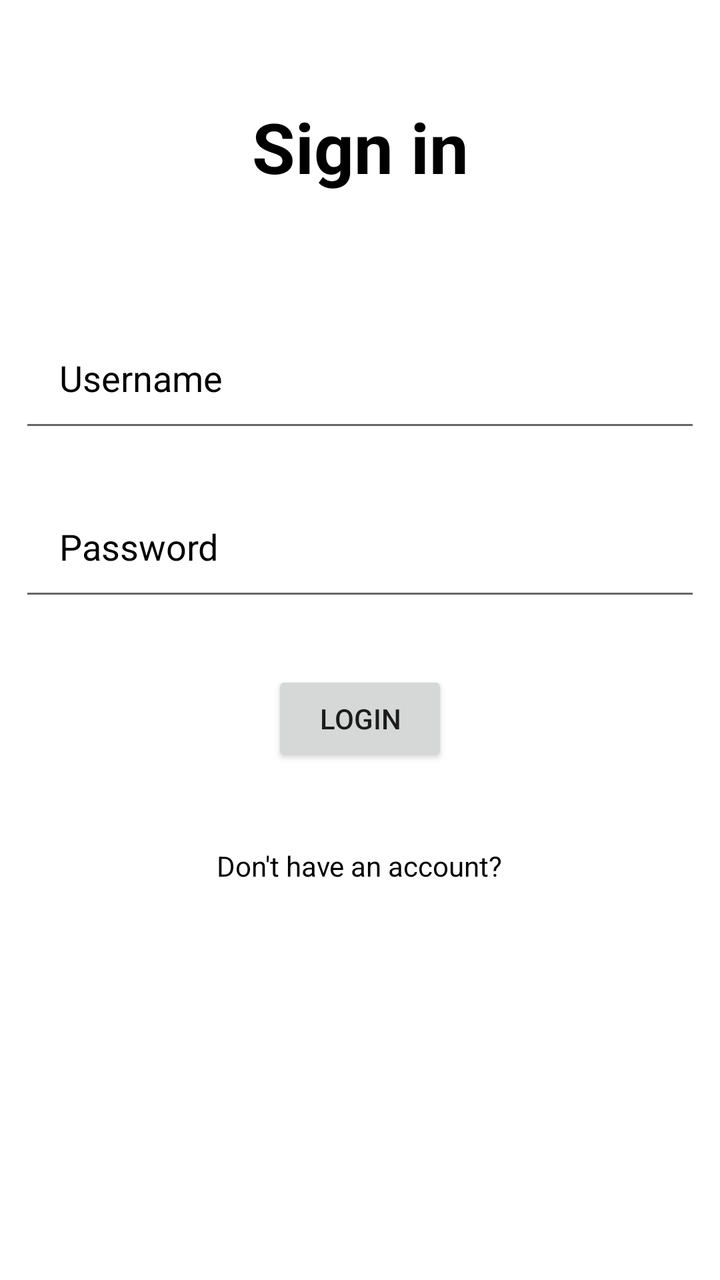
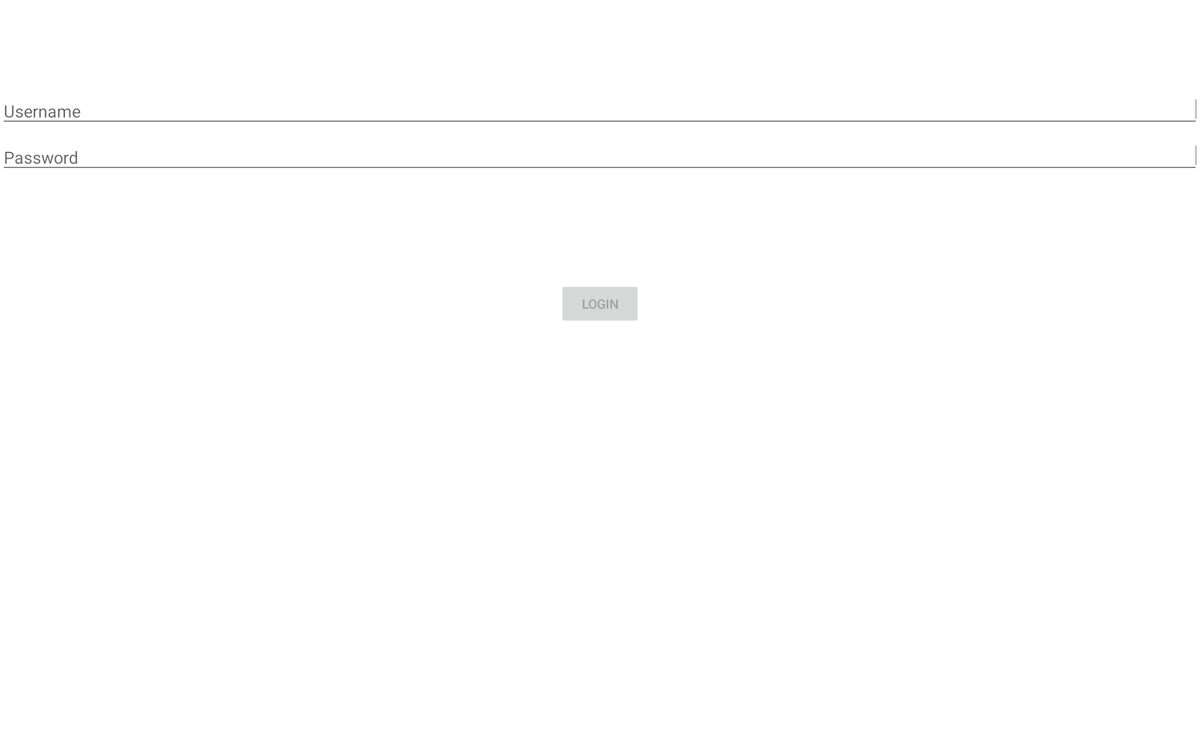

Two renders of one Android screen. The first uses the default layout on a phone; the second uses the alternative layout the repository ships for a different screen configuration, on a matching device. The two XML files are below.
<!-- AndroidManifest.xml: application theme Theme.MyApplication -->
<!-- res/layout/activity_login.xml -->
<?xml version="1.0" encoding="utf-8"?>
<RelativeLayout xmlns:android="http://schemas.android.com/apk/res/android"
    xmlns:app="http://schemas.android.com/apk/res-auto"
    xmlns:tools="http://schemas.android.com/tools"
    android:id="@+id/container"
    android:layout_width="match_parent"
    android:layout_height="match_parent"
    android:paddingLeft="@dimen/activity_horizontal_margin"
    android:paddingTop="@dimen/activity_vertical_margin"
    android:paddingRight="@dimen/activity_horizontal_margin"
    android:paddingBottom="@dimen/activity_vertical_margin"
    tools:context=".ui.login.SignInActivity">

    <TextView
        android:layout_width="match_parent"
        android:layout_height="wrap_content"
        android:id="@+id/signinTV"
        android:text="Sign in"
        android:textColor="@color/black"
        android:textSize="35dp"
        android:textStyle="bold"
        android:layout_margin="50dp"
        android:textAlignment="center" />


    <EditText
        android:layout_width="match_parent"
        android:layout_height="wrap_content"
        android:id="@+id/usernameET"
        android:layout_below="@+id/signinTV"
        android:hint="@string/prompt_username"
        android:textColor="@color/black"
        android:textColorHint="@color/black"
        android:layout_margin="10dp"
        android:padding="20dp" />


    <EditText
        android:layout_width="match_parent"
        android:layout_height="wrap_content"
        android:id="@+id/passwordET"
        android:layout_below="@+id/usernameET"
        android:hint="Password"
        android:inputType="textPassword"
        android:textColor="@color/black"
        android:textColorHint="@color/black"
        android:layout_margin="10dp"
        android:padding="20dp" />

    <Button
        android:layout_width="wrap_content"
        android:layout_height="wrap_content"
        android:id="@+id/loginBTN"
        android:layout_below="@id/passwordET"
        android:text="LOGIN"
        android:layout_centerHorizontal="true"
        android:layout_margin="20dp" />

    <TextView
        android:layout_width="wrap_content"
        android:layout_height="wrap_content"
        android:id="@+id/switchToSignup"
        android:layout_below="@+id/loginBTN"
        android:text="Don't have an account?"
        android:textColor="@color/black"
        android:textAlignment="center"
        android:layout_centerHorizontal="true"
        android:layout_margin="20dp" />
</RelativeLayout>
<!-- resources referenced by this layout -->
<resources>
  <color name="black">#FF000000</color>
  <string name="prompt_username">Username</string>
  <style name="Theme.MyApplication" parent="Theme.MaterialComponents.DayNight.DarkActionBar">
          
          <item name="colorPrimary">@color/black</item>
          <item name="colorPrimaryVariant">@color/black</item>
          <item name="colorOnPrimary">@color/white</item>
          
          <item name="colorSecondary">@color/teal_200</item>
          <item name="colorSecondaryVariant">@color/teal_700</item>
          <item name="colorOnSecondary">@color/black</item>
          
          <item name="android:statusBarColor">?attr/colorPrimaryVariant</item>
          
          <item name="actionBarSize">60dp</item>
      </style>
  <color name="white">#FFFFFFFF</color>
  <color name="teal_200">#FF03DAC5</color>
  <color name="teal_700">#FF018786</color>
</resources>
<!-- res/layout-w1240dp/activity_login.xml (the author's variant of the layout above) -->
<!-- drawn on a large tablet held sideways -->
<?xml version="1.0" encoding="utf-8"?>
<androidx.constraintlayout.widget.ConstraintLayout xmlns:android="http://schemas.android.com/apk/res/android"
    xmlns:app="http://schemas.android.com/apk/res-auto"
    xmlns:tools="http://schemas.android.com/tools"
    android:id="@+id/container"
    android:layout_width="match_parent"
    android:layout_height="match_parent"
    android:paddingLeft="@dimen/activity_horizontal_margin"
    android:paddingTop="@dimen/activity_vertical_margin"
    android:paddingRight="@dimen/activity_horizontal_margin"
    android:paddingBottom="@dimen/activity_vertical_margin"
    tools:context=".ui.login.LoginActivity">

    <EditText
        android:id="@+id/username"
        android:layout_width="0dp"
        android:layout_height="wrap_content"
        android:layout_marginTop="96dp"
        android:hint="@string/prompt_username"
        android:inputType="textEmailAddress"
        android:selectAllOnFocus="true"
        app:layout_constraintEnd_toEndOf="parent"
        app:layout_constraintStart_toStartOf="parent"
        app:layout_constraintTop_toTopOf="parent" />

    <EditText
        android:id="@+id/password"
        android:layout_width="0dp"
        android:layout_height="wrap_content"
        android:layout_marginTop="8dp"
        android:hint="@string/prompt_password"
        android:imeActionLabel="@string/action_login"
        android:imeOptions="actionDone"
        android:inputType="textPassword"
        android:selectAllOnFocus="true"
        app:layout_constraintEnd_toEndOf="parent"
        app:layout_constraintStart_toStartOf="parent"
        app:layout_constraintTop_toBottomOf="@+id/username" />

    <Button
        android:id="@+id/login"
        android:layout_width="wrap_content"
        android:layout_height="wrap_content"
        android:layout_gravity="start"
        android:layout_marginTop="16dp"
        android:layout_marginBottom="64dp"
        android:enabled="false"
        android:text="@string/action_login"
        app:layout_constraintBottom_toBottomOf="parent"
        app:layout_constraintEnd_toEndOf="parent"
        app:layout_constraintStart_toStartOf="parent"
        app:layout_constraintTop_toBottomOf="@+id/password"
        app:layout_constraintVertical_bias="0.2" />

    <ProgressBar
        android:id="@+id/loading"
        android:layout_width="wrap_content"
        android:layout_height="wrap_content"
        android:layout_gravity="center"
        android:layout_marginTop="64dp"
        android:layout_marginBottom="64dp"
        android:visibility="gone"
        app:layout_constraintBottom_toBottomOf="parent"
        app:layout_constraintEnd_toEndOf="@+id/password"
        app:layout_constraintStart_toStartOf="@+id/password"
        app:layout_constraintTop_toTopOf="parent"
        app:layout_constraintVertical_bias="0.3" />

</androidx.constraintlayout.widget.ConstraintLayout>
<!-- resources referenced by the variant -->
<!-- as a large tablet held sideways resolves them -->
<resources>
  <string name="action_login">Login</string>
  <string name="prompt_password">Password</string>
  <string name="prompt_username">Username</string>
  <style name="Theme.MyApplication" parent="Theme.MaterialComponents.DayNight.DarkActionBar">
          
          <item name="colorPrimary">@color/black</item>
          <item name="colorPrimaryVariant">@color/black</item>
          <item name="colorOnPrimary">@color/white</item>
          
          <item name="colorSecondary">@color/teal_200</item>
          <item name="colorSecondaryVariant">@color/teal_700</item>
          <item name="colorOnSecondary">@color/black</item>
          
          <item name="android:statusBarColor">?attr/colorPrimaryVariant</item>
          
          <item name="actionBarSize">60dp</item>
      </style>
  <color name="black">#FF000000</color>
  <color name="white">#FFFFFFFF</color>
  <color name="teal_200">#FF03DAC5</color>
  <color name="teal_700">#FF018786</color>
</resources>
